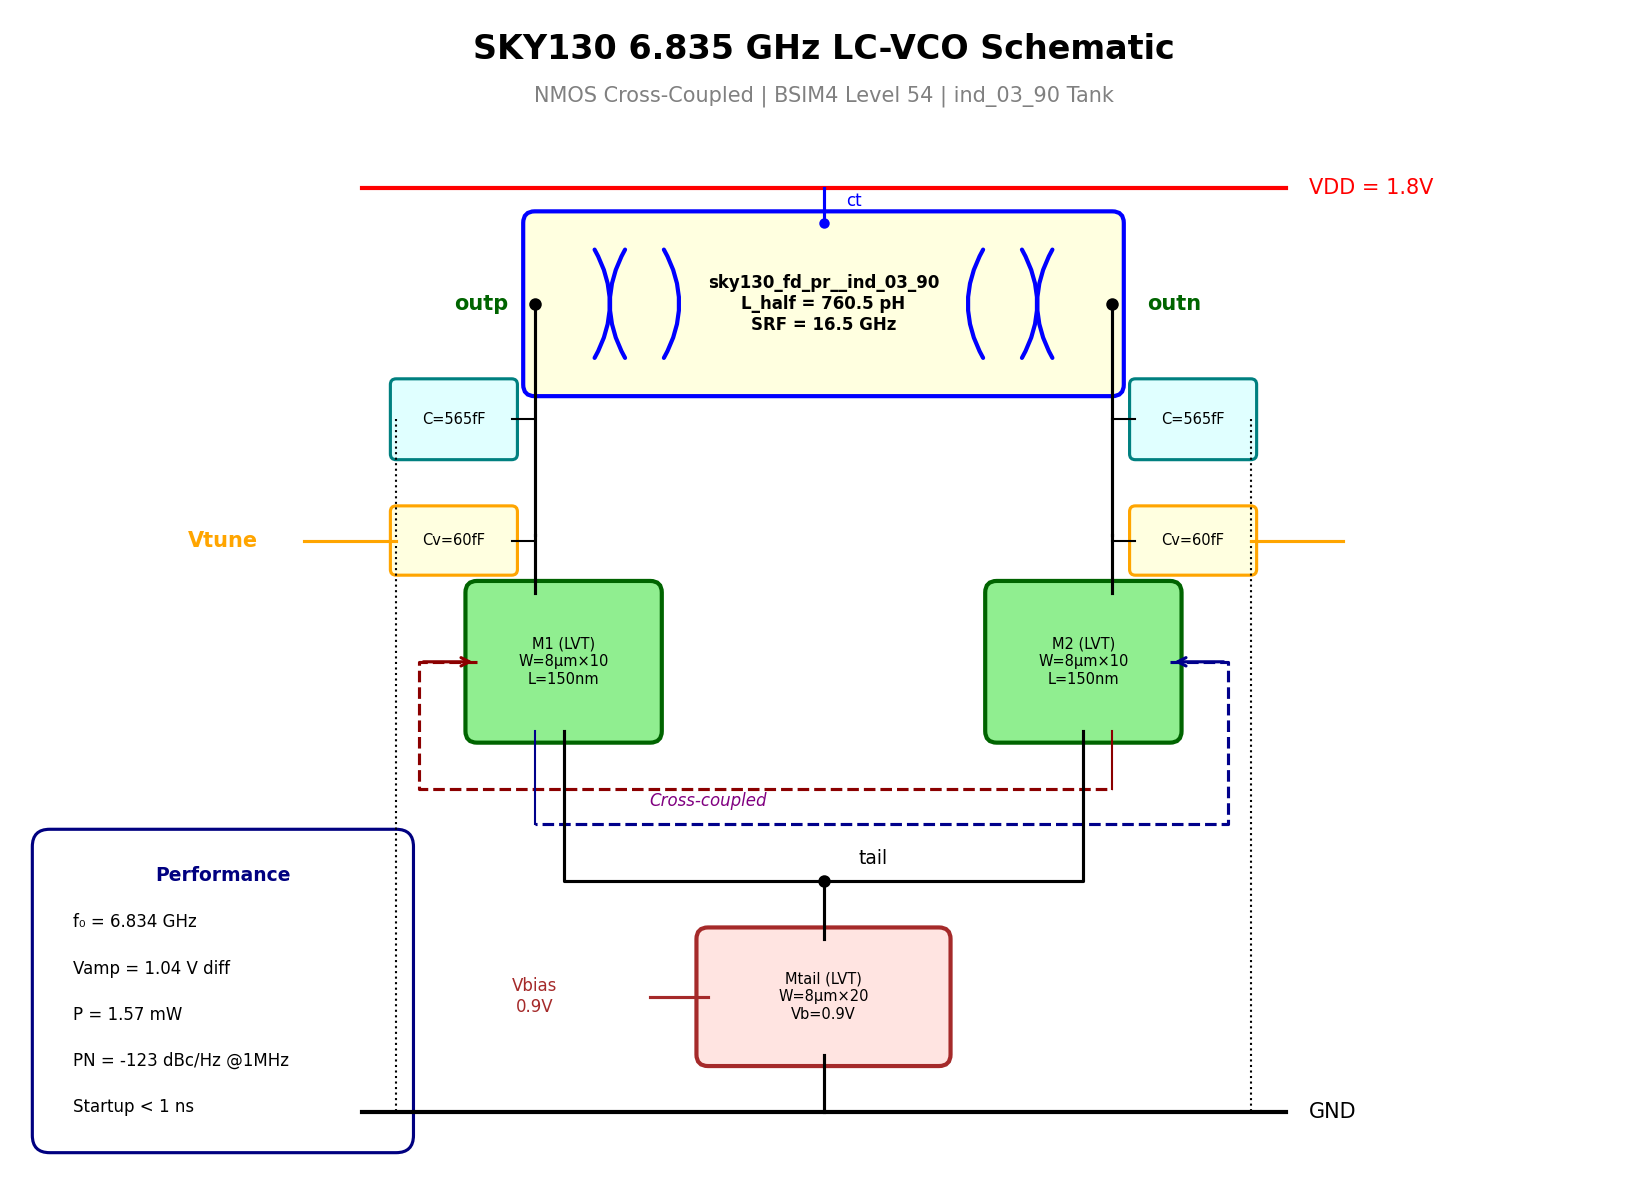

The script that saved this image:
#!/usr/bin/env python3
"""Generate professional VCO schematic PNG."""
import matplotlib
matplotlib.use('Agg')
import matplotlib.pyplot as plt
import matplotlib.patches as patches
import numpy as np
import os

OUTDIR = os.path.dirname(os.path.abspath(__file__))

fig, ax = plt.subplots(1, 1, figsize=(14, 10))
ax.set_xlim(0, 14)
ax.set_ylim(0, 10)
ax.set_aspect('equal')
ax.axis('off')

# Title
ax.text(7, 9.7, 'SKY130 6.835 GHz LC-VCO Schematic', fontsize=16, fontweight='bold',
        ha='center', va='center', fontfamily='sans-serif')
ax.text(7, 9.3, 'NMOS Cross-Coupled | BSIM4 Level 54 | ind_03_90 Tank', fontsize=10,
        ha='center', va='center', color='gray')

# VDD rail
ax.plot([3, 11], [8.5, 8.5], 'r-', linewidth=2)
ax.text(11.2, 8.5, 'VDD = 1.8V', fontsize=10, color='red', va='center')

# GND rail
ax.plot([3, 11], [0.5, 0.5], 'k-', linewidth=2)
ax.text(11.2, 0.5, 'GND', fontsize=10, va='center')

# Inductor (center-tapped)
# Left half
cx, cy = 7, 7.5
for i in range(4):
    theta = np.linspace(0, np.pi, 20) if i % 2 == 0 else np.linspace(np.pi, 0, 20)
    r = 0.2
    x = cx - 1.5 + i * 0.3 + r * np.cos(theta)
    y = cy + r * np.sin(theta)

# Simplified inductor representation
ax.annotate('', xy=(5, 8), xytext=(5, 7),
            arrowprops=dict(arrowstyle='-', connectionstyle='arc3,rad=0.3', lw=2, color='blue'))
ax.annotate('', xy=(5.3, 7), xytext=(5.3, 8),
            arrowprops=dict(arrowstyle='-', connectionstyle='arc3,rad=0.3', lw=2, color='blue'))
ax.annotate('', xy=(5.6, 8), xytext=(5.6, 7),
            arrowprops=dict(arrowstyle='-', connectionstyle='arc3,rad=0.3', lw=2, color='blue'))

ax.annotate('', xy=(8.4, 8), xytext=(8.4, 7),
            arrowprops=dict(arrowstyle='-', connectionstyle='arc3,rad=-0.3', lw=2, color='blue'))
ax.annotate('', xy=(8.7, 7), xytext=(8.7, 8),
            arrowprops=dict(arrowstyle='-', connectionstyle='arc3,rad=-0.3', lw=2, color='blue'))
ax.annotate('', xy=(9, 8), xytext=(9, 7),
            arrowprops=dict(arrowstyle='-', connectionstyle='arc3,rad=-0.3', lw=2, color='blue'))

# Inductor body rectangle
ind_rect = patches.FancyBboxPatch((4.5, 6.8), 5, 1.4, boxstyle="round,pad=0.1",
                                   facecolor='lightyellow', edgecolor='blue', linewidth=2)
ax.add_patch(ind_rect)
ax.text(7, 7.5, 'sky130_fd_pr__ind_03_90\nL_half = 760.5 pH\nSRF = 16.5 GHz',
        fontsize=8, ha='center', va='center', fontweight='bold')

# Center tap to VDD
ax.plot([7, 7], [8.2, 8.5], 'b-', linewidth=1.5)
ax.plot(7, 8.2, 'bo', markersize=4)
ax.text(7.2, 8.35, 'ct', fontsize=8, color='blue')

# Left output node (outp)
ax.plot([4.5, 4.5], [7.5, 5.5], 'k-', linewidth=1.5)
ax.plot(4.5, 7.5, 'ko', markersize=5)
ax.text(3.8, 7.5, 'outp', fontsize=10, fontweight='bold', color='darkgreen', va='center')

# Right output node (outn)
ax.plot([9.5, 9.5], [7.5, 5.5], 'k-', linewidth=1.5)
ax.plot(9.5, 7.5, 'ko', markersize=5)
ax.text(9.8, 7.5, 'outn', fontsize=10, fontweight='bold', color='darkgreen', va='center')

# Tank capacitors (left)
cap_rect_l = patches.FancyBboxPatch((3.3, 6.2), 1, 0.6, boxstyle="round,pad=0.05",
                                     facecolor='lightcyan', edgecolor='teal', linewidth=1.5)
ax.add_patch(cap_rect_l)
ax.text(3.8, 6.5, 'C=565fF', fontsize=7, ha='center', va='center')
ax.plot([4.5, 4.3], [6.5, 6.5], 'k-', linewidth=1)
ax.plot([3.3, 3.3], [6.5, 0.5], 'k-', linewidth=1, linestyle=':')

# Tank capacitors (right)
cap_rect_r = patches.FancyBboxPatch((9.7, 6.2), 1, 0.6, boxstyle="round,pad=0.05",
                                     facecolor='lightcyan', edgecolor='teal', linewidth=1.5)
ax.add_patch(cap_rect_r)
ax.text(10.2, 6.5, 'C=565fF', fontsize=7, ha='center', va='center')
ax.plot([9.5, 9.7], [6.5, 6.5], 'k-', linewidth=1)
ax.plot([10.7, 10.7], [6.5, 0.5], 'k-', linewidth=1, linestyle=':')

# Varactors
var_l = patches.FancyBboxPatch((3.3, 5.2), 1, 0.5, boxstyle="round,pad=0.05",
                                facecolor='lightyellow', edgecolor='orange', linewidth=1.5)
ax.add_patch(var_l)
ax.text(3.8, 5.45, 'Cv=60fF', fontsize=7, ha='center', va='center')
ax.plot([4.5, 4.3], [5.45, 5.45], 'k-', linewidth=1)

var_r = patches.FancyBboxPatch((9.7, 5.2), 1, 0.5, boxstyle="round,pad=0.05",
                                facecolor='lightyellow', edgecolor='orange', linewidth=1.5)
ax.add_patch(var_r)
ax.text(10.2, 5.45, 'Cv=60fF', fontsize=7, ha='center', va='center')
ax.plot([9.5, 9.7], [5.45, 5.45], 'k-', linewidth=1)

# Vtune connection
ax.plot([3.3, 2.5, 2.5], [5.45, 5.45, 5.45], 'orange', linewidth=1.5)
ax.plot([10.7, 11.5, 11.5], [5.45, 5.45, 5.45], 'orange', linewidth=1.5)
ax.text(1.5, 5.45, 'Vtune', fontsize=10, color='orange', fontweight='bold', va='center')

# Cross-coupled NMOS pair
# M1 (left)
m1_rect = patches.FancyBboxPatch((4, 3.8), 1.5, 1.2, boxstyle="round,pad=0.1",
                                  facecolor='lightgreen', edgecolor='darkgreen', linewidth=2)
ax.add_patch(m1_rect)
ax.text(4.75, 4.4, 'M1 (LVT)\nW=8µm×10\nL=150nm', fontsize=7, ha='center', va='center')

# M2 (right)
m2_rect = patches.FancyBboxPatch((8.5, 3.8), 1.5, 1.2, boxstyle="round,pad=0.1",
                                  facecolor='lightgreen', edgecolor='darkgreen', linewidth=2)
ax.add_patch(m2_rect)
ax.text(9.25, 4.4, 'M2 (LVT)\nW=8µm×10\nL=150nm', fontsize=7, ha='center', va='center')

# Drain connections
ax.plot([4.5, 4.5], [5.5, 5.0], 'k-', linewidth=1.5)
ax.plot([9.5, 9.5], [5.5, 5.0], 'k-', linewidth=1.5)

# Cross-coupling (gate connections)
# M1 gate from outn
ax.plot([4.0, 3.5, 3.5, 9.5], [4.4, 4.4, 3.3, 3.3], 'darkred', linewidth=1.5, linestyle='--')
ax.plot([9.5, 9.5], [3.3, 3.8], 'darkred', linewidth=1)
ax.annotate('', xy=(4.0, 4.4), xytext=(3.5, 4.4),
            arrowprops=dict(arrowstyle='->', color='darkred', lw=1.5))

# M2 gate from outp
ax.plot([10, 10.5, 10.5, 4.5], [4.4, 4.4, 3.0, 3.0], 'darkblue', linewidth=1.5, linestyle='--')
ax.plot([4.5, 4.5], [3.0, 3.8], 'darkblue', linewidth=1)
ax.annotate('', xy=(10, 4.4), xytext=(10.5, 4.4),
            arrowprops=dict(arrowstyle='->', color='darkblue', lw=1.5))

ax.text(6, 3.15, 'Cross-coupled', fontsize=8, ha='center', color='purple', fontstyle='italic')

# Source connections to tail
ax.plot([4.75, 4.75, 7, 9.25, 9.25], [3.8, 2.5, 2.5, 2.5, 3.8], 'k-', linewidth=1.5)
ax.plot(7, 2.5, 'ko', markersize=5)
ax.text(7.3, 2.7, 'tail', fontsize=9, va='center')

# Tail current source
tail_rect = patches.FancyBboxPatch((6, 1.0), 2, 1.0, boxstyle="round,pad=0.1",
                                    facecolor='mistyrose', edgecolor='brown', linewidth=2)
ax.add_patch(tail_rect)
ax.text(7, 1.5, 'Mtail (LVT)\nW=8µm×20\nVb=0.9V', fontsize=7, ha='center', va='center')

ax.plot([7, 7], [2.5, 2.0], 'k-', linewidth=1.5)
ax.plot([7, 7], [1.0, 0.5], 'k-', linewidth=1.5)

# Bias voltage
ax.plot([6, 5.5], [1.5, 1.5], 'brown', linewidth=1.5)
ax.text(4.5, 1.5, 'Vbias\n0.9V', fontsize=8, ha='center', va='center', color='brown')

# Performance annotations
perf_box = patches.FancyBboxPatch((0.3, 0.3), 3, 2.5, boxstyle="round,pad=0.15",
                                   facecolor='white', edgecolor='navy', linewidth=1.5)
ax.add_patch(perf_box)
ax.text(1.8, 2.5, 'Performance', fontsize=9, fontweight='bold', ha='center', color='navy')
ax.text(0.5, 2.1, f'f₀ = 6.834 GHz', fontsize=8)
ax.text(0.5, 1.7, f'Vamp = 1.04 V diff', fontsize=8)
ax.text(0.5, 1.3, f'P = 1.57 mW', fontsize=8)
ax.text(0.5, 0.9, f'PN = -123 dBc/Hz @1MHz', fontsize=8)
ax.text(0.5, 0.5, f'Startup < 1 ns', fontsize=8)

import numpy as np  # needed for earlier plotting

plt.savefig(os.path.join(OUTDIR, 'vco_schematic.png'), dpi=150, bbox_inches='tight',
            facecolor='white', edgecolor='none')
print("Schematic saved to vco_design/vco_schematic.png")
